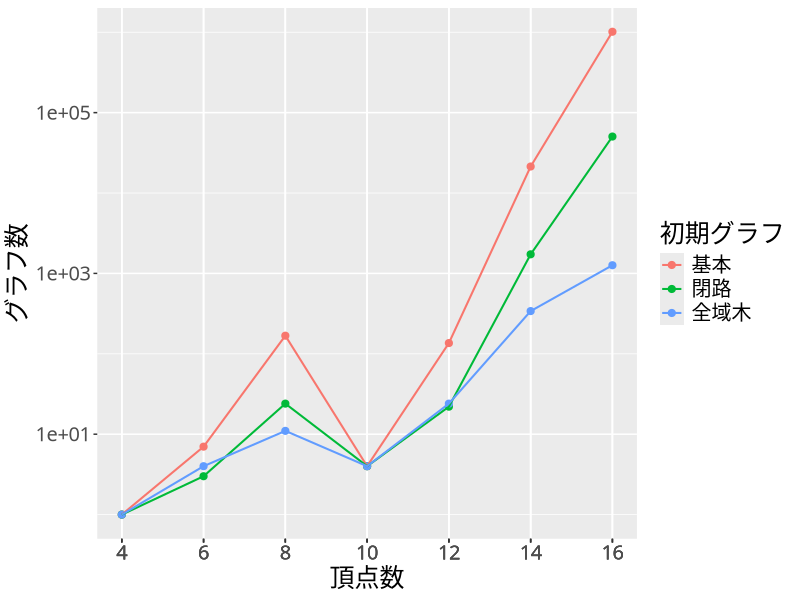

Reproduce this figure in R.
library(readr)
library(dplyr)
library(ggplot2)

data <- read_csv('cmp-algo-full-mws.csv') %>%
  filter(d == 3, mgr == 'basic') %>%
  mutate(mtd = bdr) %>%
  select(-c(bdr, mgr)) %>%
  mutate(mtd = as.factor(mtd))

gp <- ggplot(data, aes(x = n, y = n_graph, color = mtd)) +
  geom_point(size = 2.1) +
  geom_line(size = .7) +
  scale_x_continuous(name = '頂点数',
                     breaks = data$n,
                     minor_breaks = NULL,
                     labels = as.character(data$n)) +
  scale_y_continuous(name = 'グラフ数',
                     trans = 'log10') +
  scale_color_discrete(name = '初期グラフ',
                       breaks = c('basic', 'cycle', 'stree'),
                       labels = c('基本', '閉路', '全域木')) +
  theme(text = element_text(family = 'IPAexGothic', size = 18))

ggsave('mid-cmp-algo-full-graph.pdf', gp,
       width = 15, height = 10, units = 'cm',
       device = cairo_pdf)
